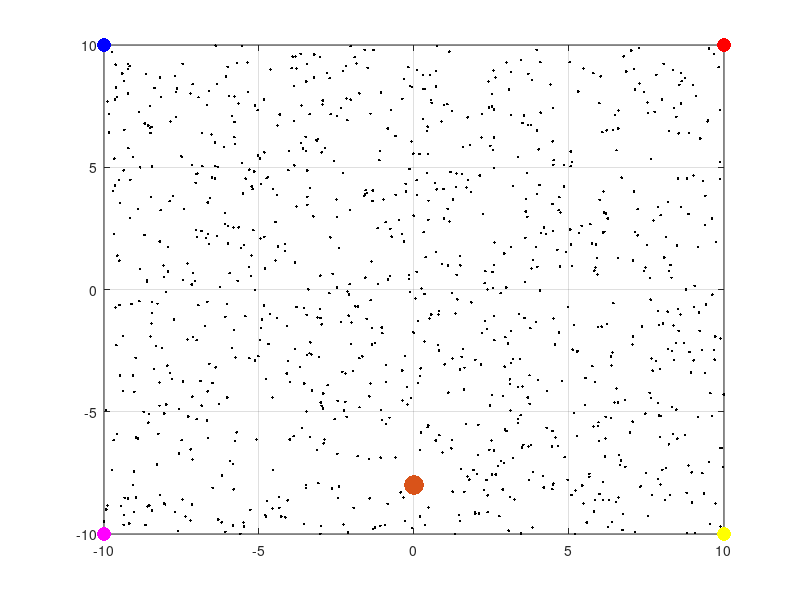

This figure's MATLAB source: (Note: this script raises an error after producing the figure.)
clear
close all

opt=1;

%% Create Movie
% create a movie from plot
create_mov  = false;
if opt==1
    mov_name    = 'mcl_known.avi';
else
    mov_name    = 'mcl_unknown.avi';
end
fps         = 2;

if (create_mov == true)
    mov             = VideoWriter(mov_name);
    mov.FrameRate   = fps;
    mov.Quality     = 100;
    open(mov);
end

%% Initial Parameters
dt=0.1;
Zi=[0 -8 0]';        %[x y phi];
Ui=[0 0];
L(:,1)=[-10 10];
L(:,2)=[-10 -10];
L(:,3)=[10 -10];
L(:,4)=[10 10];
col=[0 0 1;1 0 1;1 1 0;1 0 0];


Sigma=[10 0.1;0.1 10]*0.1;  %model uncertainty
R=[0.5 0 0;0 0.1 0;0 0 0.3];  %measurement uncertainty
Z=Zi;
U=[3 0.5;3 0.5;3 0.5;3 0.5;3 0.5];  %[v w]
U=[U;U;U]*4;%% Generate Initial Particles
M=1000;
X=zeros(length(Z),M);
P=zeros(M,1);
for i=1:M
    X(:,i)=[rand(1)*20-10 rand(1)*20-10 rand(1)*2*pi-pi]';
end
%% Plot First Step
figure(1)
plot(X(1,:),X(2,:),'.k')
xlim([-10 10])
ylim([-10 10])
hold on
grid on
scatter(L(1,:),L(2,:),100,col,'filled')
scatter(Z(1,1),Z(2,1),200,'filled','g')
hold off
pause(1)

if (create_mov == true)
    for i=1:fps
        F = getframe(gcf);
        writeVideo(mov,F);
    end
end

%% Iterate

for n=1:size(U,1)
    %%%%%%%%%%%%%%%%%%%%%% drive %%%%%%%%%%%%%%%%%%%%%%%%%%%%%%%%
    
    for j=1:M
        X(:,j) = unicycle_model_sample(X(:,j),U(n,:),dt);
        %         X(:,j) = sample_odometry(X_old,Xbar,Xbar_old)
    end
    Z=unicycle(U(n,:),Z',dt);
    
    
    %plot
    plot(X(1,:),X(2,:),'.k')
    xlim([-10 10])
    ylim([-10 10])
    hold on
    grid on
    scatter(L(1,:),L(2,:),100,col,'filled')
    scatter(Z(1,1),Z(2,1),200,'filled','g')
    hold off
    pause(1)
    
    if (create_mov == true)
        for i=1:fps
            F = getframe(gcf);
            writeVideo(mov,F);
        end
    end
    
    %%%%%%%%%%%%%%%%%%%% measure %%%%%%%%%%%%%%%%%
    
    m = sense_unknown_landmark_clean(L,Z);
    %     for j=1:M
    P=zeros(M,1);
    for i=1:M
        %             index=(j-1)*M+i;
        m_hat = sense_unknown_landmark_clean(L,X(:,i));
        %             m_hat= sense_known_landmark(L,X(:,i));
        
        if opt==1
            for k=size(L,2)
                P(i) = P(i) + gaussian_multi(m_hat(k,1:2)',m(k,:)',R(1:2,1:2))*gaussian_multi(X(3,i),Z(3),0.3);
            end
        else
            prob_land=zeros(size(L,2),1);
            for k=1:size(L,2)
                for l=1:size(L,2)
                    prob_land(l) = prob_land(l)+gaussian_multi(m_hat(l,:)',m(k,:)',R(1:2,1:2))*gaussian_multi(X(3,i),Z(3),0.3);
                end
                P(i) =P(i) + max(prob_land);
            end
        end
    end
    %         end
    %     end
    P1=ones(size(P));
    for j=1:M
        P1(j) = gaussian_multi(X(:,j),Z,R);  %check probabilities
    end
    %     P=P1./sum(P1).*P./sum(P);
    W=P./sum(P);  % adjust weights
    X = low_variance_sampler(X,W); % resample
    %    %plot
    plot(X(1,:),X(2,:),'.k')
    xlim([-10 10])
    ylim([-10 10])
    grid on
    hold on
    scatter(L(1,:),L(2,:),100,col,'filled')
    scatter(Z(1,1),Z(2,1),200,'filled','g')
    hold off
    pause(1)
    
    if (create_mov == true)
        for i=1:fps
            F = getframe(gcf);
            writeVideo(mov,F);
        end
    end
    
end

if (create_mov == true)
    close(mov);
    %     close all;
end

